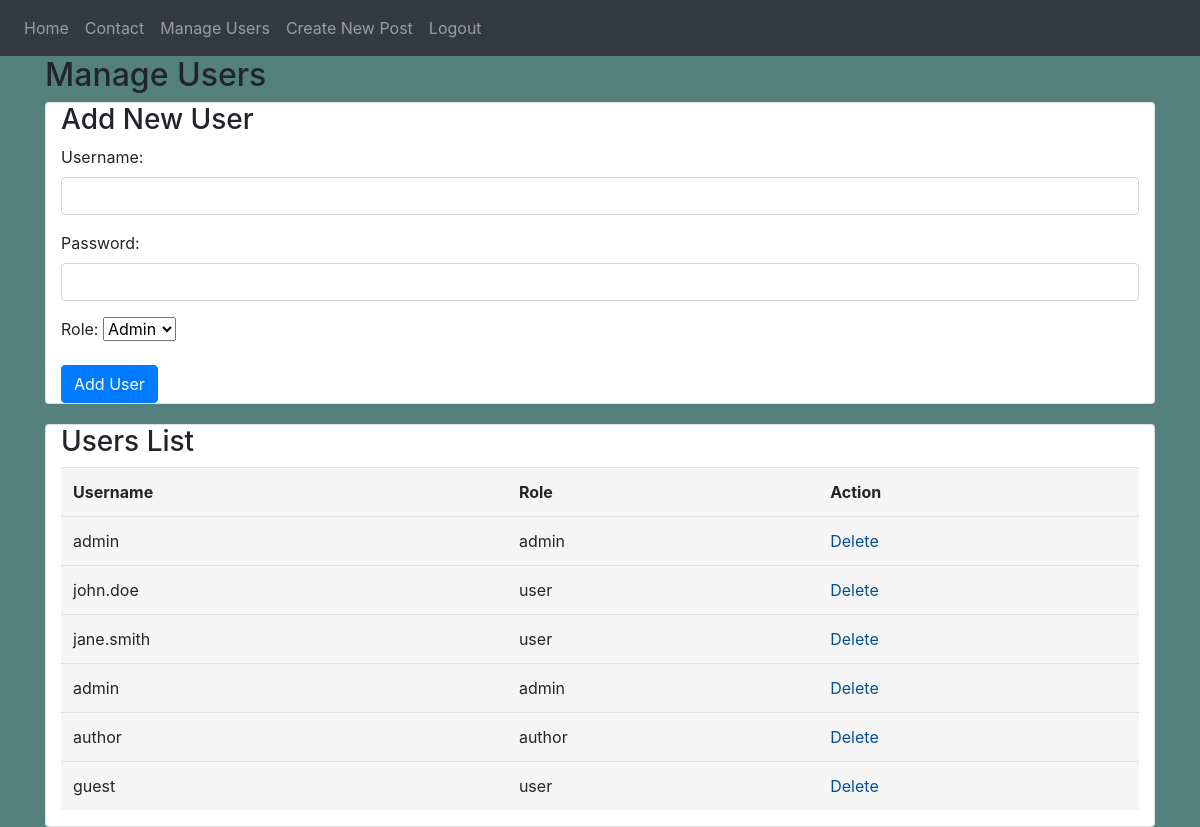
/src/pages/manage_users.php (signed in), run on the app's committed database.
### tables this page shows
CREATE TABLE IF NOT EXISTS user(
    id int AUTO_INCREMENT NOT NULL,
    username varchar(255),
    password varchar(255),
    salt char(16),
    role varchar(50),
    PRIMARY KEY (id)
);

### src/table/UserTable.php (called while the page is built, shortened)
<?php
class UserTable {
    private PDO $pdo;
    public function __construct(PDO $pdo) {
        $this->pdo = $pdo;
    }
    public function getAllUsers(): ?array
    {
        $query = "SELECT id, username, role FROM user";
        $stmt = $this->pdo->prepare($query);
        $stmt->execute();
        $rows = $stmt->fetchAll(PDO::FETCH_ASSOC);
        $users = [];
        foreach ($rows as $row) {
            $user = new User(
                $row['id'],
                $row['username'],
                $row['role']
            );
            $users[] = $user;
        }
        return $users ?: null;
    }
}

### src/model/User.php (called while the page is built, shortened)
<?php
class User
{
    private int $id;
    private string $username;
    private string $role;
    public function __construct($id, $username, $role)
    {
        $this->id = $id;
        $this->username = $username;
        $this->role = $role;
    }
    public function getId(): int
    {
        return $this->id;
    }
    public function getUsername(): string
    {
        return $this->username;
    }
    public function getRole(): string
    {
        return $this->role;
    }
}

### src/pages/manage_users.php (the view, shortened to what this page needs)
<?php
require_once '../config.php';
$users = $userTable->getAllUsers();
require_once 'header.php';
?>
<div class="container">
    <h2>Manage Users</h2>
    <div class="container card" style="margin-bottom: 20px;">
        <h3>Add New User</h3>
        <form method="POST" action="">
            <div class="mb-3">
                <label for="username" class="form-label">Username:</label>
                <input type="text" id="username" name="username" class="form-control" required>
            </div>
            <div class="mb-3">
                <label for="password" class="form-label">Password:</label>
                <input type="password" id="password" name="password" class="form-control" required>
            </div>
            <div class="mb-3">
                <label for="role" class="form-label">Role:</label>
                <select id="role" name="role" class="form-select">
                    <option value="admin">Admin</option>
                </select>
            </div>
            <button type="submit" class="btn btn-primary">Add User</button>
        </form>
    </div>
    <div class="container card">
        <h3>Users List</h3>
        <table class="table" style="background-color: whitesmoke; border-radius: 2px;">
            <tr>
                <th>Username</th>
                <th>Role</th>
                <th>Action</th>
            </tr>
            <?php foreach ($users as $user) : ?>
                <tr>
                    <td><?php echo $user->getUsername(); ?></td>
                    <td><?php echo $user->getRole(); ?></td>
                    <td><a href="?delete=<?php echo $user->getId(); ?>">Delete</a></td>
                </tr>
            <?php endforeach; ?>
        </table>
    </div>
</div>
<?php require_once 'footer.php' ?>

### src/styles.css (style rules this page uses)
body { background-color: #54817e; }
a { color: #064f92; text-decoration: none; }

### data on the page
user: username "admin", role "admin"
user: username "john.doe", role "user"
user: username "jane.smith", role "user"
user: username "admin", role "admin"
user: username "author", role "author"
user: username "guest", role "user"
